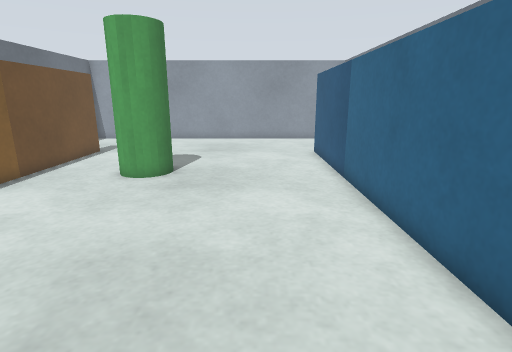
view 1 (above)

17 first-person views from a walk through a world built for the Gazebo simulator. The camera is 0.61 m above the floor, tilts 14° down and sees 80° across. The floor is counted in squares, 0.2 m on a side. Each view is taken from the middle of a square. On the plan, view 1 faces up. The plan holds only what a view shows up to about 20 squares ahead; the rest is blank. The place goes on beyond the plan.

view 2
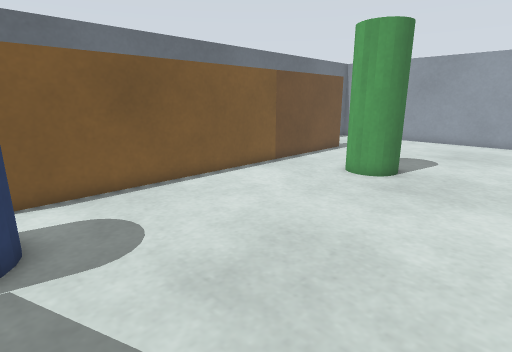

view 3
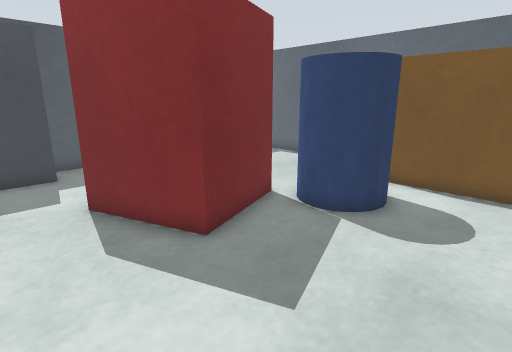

view 4
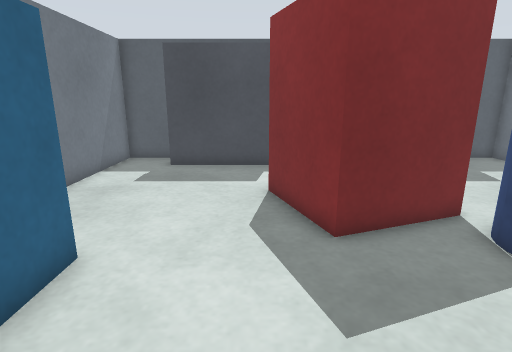

view 5
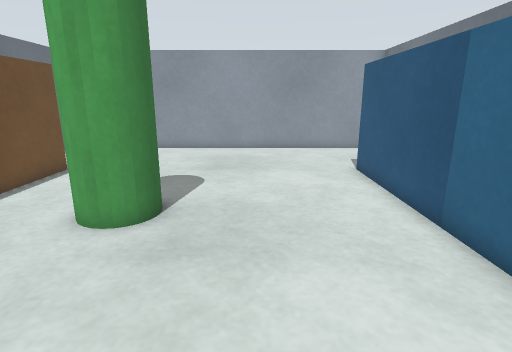

view 6
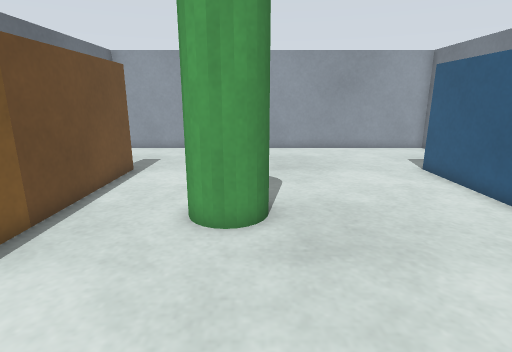

view 7
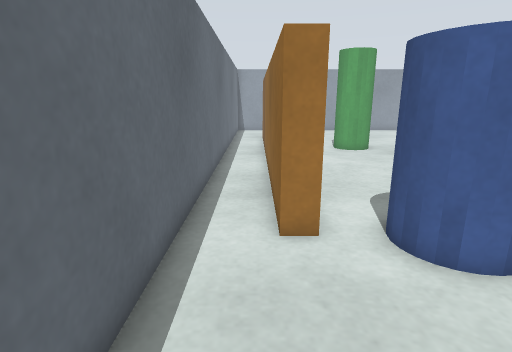

view 8
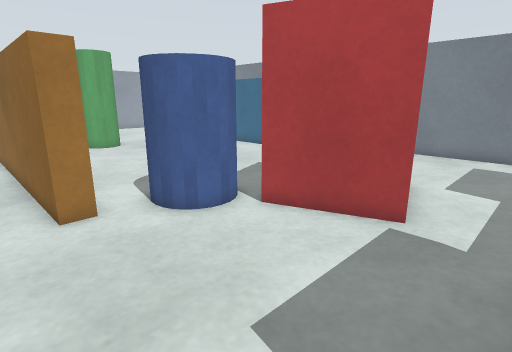

view 9
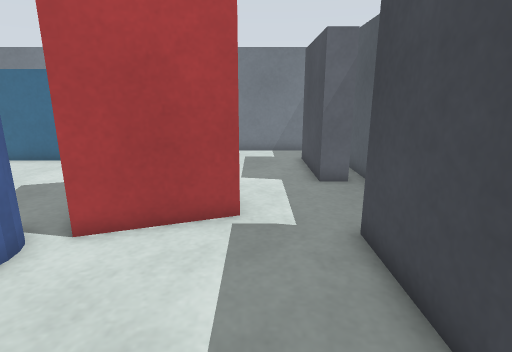

view 10
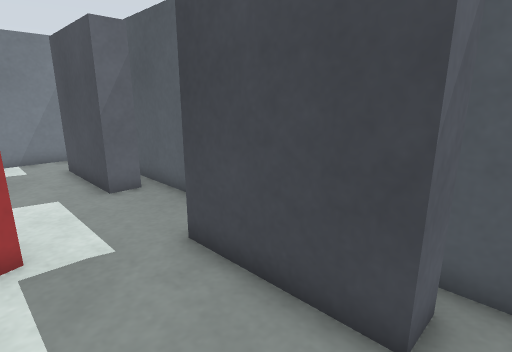

view 11
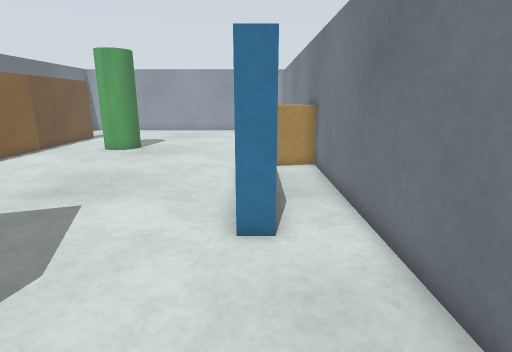

view 12
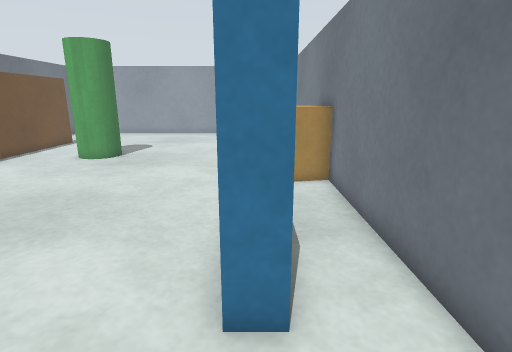

view 13
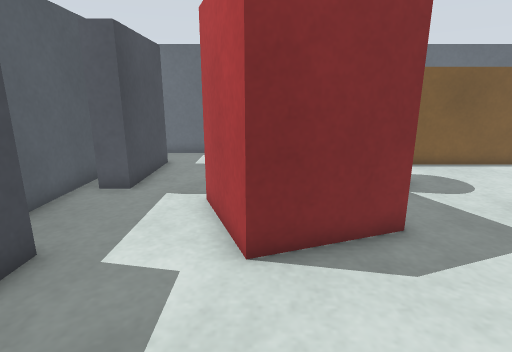

view 14
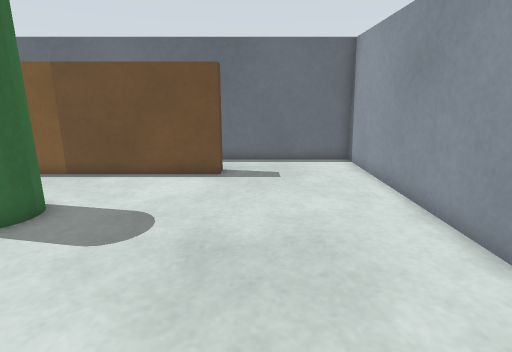

view 15
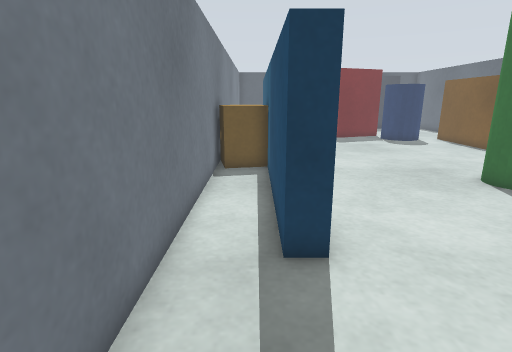

view 16
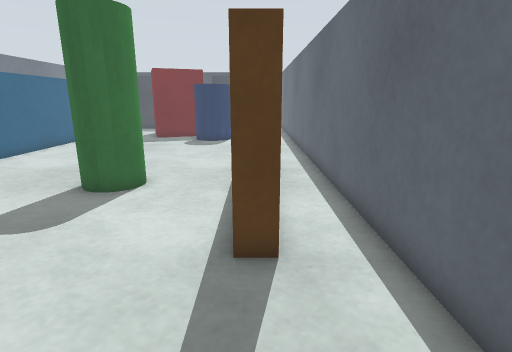

view 17
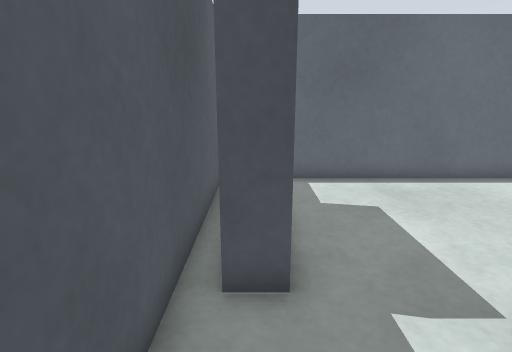

### Floor plan
Key: @ floor where view 1 was taken; # wall or solid block; . floor; P pillar; B barrel; R red box; C crate.
Columns run from 13 left of view 1 to 7 right of it. Each row starts with its distance up from view 1.
 25 #####################
 24 #...................
 23 #...................
 22 #...................#
 21 #...................#
 20 #...................#
 19 #...................#
 18 #..#.............#..#
 17 #..#.............#..#
 16 #..#.............#..#
 15 #..#.............#..#
 14 #..#....PP.......#..#
 13 #..#...P P.......#..#
 12 #..#....PP.......#..#
 11 #..#.............#..#
 10 #..#.............#CC#
  9 #..#.............#CC#
  8 #..#.............# C#
  7 #..#.............#C.#
  6 #..#.............#..#
  5 #..#.............#..#
  4 #..#.............#..#
  3 #..#.............#..#
  2 #..#.............#..#
  1 #..#.............#..#
  0 #..#.BBB.....@...#..#
 -1 #....B  B...........#
 -2 #.....BB.RRR........#
 -3 #.......R  RR.......#
 -4 #.......R   R.......#
 -5 #.......RR  R.......#
 -6 #........RRR........#
 -7 #...................#
 -8 #...................#
 -9 #...................#
-10 #..#####.....#####..#
-11 #..............   ..#
-12 ################  ###

Where each view was taken, in squares from view 1:
view 1: 0 up, 0 right, facing up
view 2: 0 up, 1 right, facing up-left
view 3: 4 up, 2 right, facing down-left
view 4: 5 up, 0 right, facing down
view 5: 5 up, 1 left, facing up
view 6: 5 up, 4 left, facing up
view 7: 7 down, 11 left, facing up
view 8: 9 down, 12 left, facing up-right
view 9: 7 down, 12 left, facing right
view 10: 6 down, 11 left, facing down-right
view 11: 7 down, 4 right, facing up
view 12: 4 down, 4 right, facing up
view 13: 5 down, 5 right, facing left
view 14: 20 up, 3 right, facing left
view 15: 24 up, 5 right, facing down
view 16: 24 up, 10 left, facing down
view 17: 10 down, 1 left, facing left
